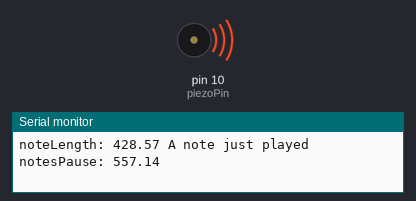
Bench run of a sketch on a simulated Arduino Uno, built with avr-gcc and run on an emulated ATmega328P. Parts: buzzer (waves = sounding), the last lines printed to the serial monitor.

Above: at 0.2 s.
At 8.8 s:
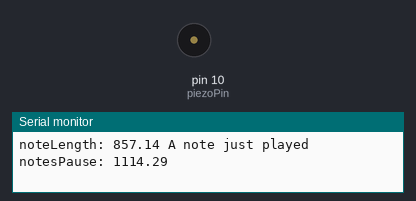
Timing chart, 0 to 11.6 s (numbered marks = the images above):
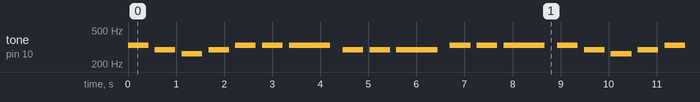

Measured:
- by itself, tone on pin 10 (piezoPin): plays 330 Hz for 0.43 s, 294 Hz for 0.43 s, 262 Hz for 0.43 s, 294 Hz for 0.43 s, 330 Hz for 0.43 s, 330 Hz for 0.43 s … (190 notes in this stretch)

The sketch:

Mary_Had_A_Little_Lamb.ino
```cpp
#include "pitches.h"
int piezoPin = 10, dly = 123, noteTot = 26;
float bpm = 140; //quarter notes
int notes[] = {
  NOTE_E4, NOTE_D4, NOTE_C4, NOTE_D4,
  NOTE_E4, NOTE_E4, NOTE_E4,
  NOTE_D4, NOTE_D4, NOTE_D4,
  NOTE_E4, NOTE_E4, NOTE_E4, //4
  NOTE_E4, NOTE_D4, NOTE_C4, NOTE_D4,
  NOTE_E4, NOTE_E4, NOTE_E4, NOTE_C4,
  NOTE_D4, NOTE_D4, NOTE_E4, NOTE_D4,
  NOTE_C4//8
};
float noteLengths[] = {
  1, 1, 1, 1,
  1, 1, 2,
  1, 1, 2,
  1, 1, 2, //4
  1, 1, 1, 1,
  1, 1, 1, 1,
  1, 1, 1, 1,
  4//8
};
void setup() {
  // put your setup code here, to run once:
  Serial.begin(9600);
}

void loop() {
  // put your main code here, to run repeatedly:
  for (int currentNote = 0; currentNote < noteTot; currentNote++) {
    float noteLength =  (noteLengths[currentNote] * (60.0 / bpm)) * 1000.0;
    Serial.print("noteLength: ");
    Serial.print(noteLength);
    tone(piezoPin, notes[currentNote], noteLength);
    Serial.print(" A note just played ");
    float notesPause = noteLength * 1.30;
    Serial.print("notesPause: ");
    Serial.println(notesPause);
    delay(notesPause);
    noTone(piezoPin);
  }
}
```

pitches.h
```cpp
/*************************************************
 * Public Constants
 *************************************************/

#define NOTE_B0  31
#define NOTE_C1  33
#define NOTE_CS1 35
#define NOTE_D1  37
#define NOTE_DS1 39
#define NOTE_E1  41
#define NOTE_F1  44
#define NOTE_FS1 46
#define NOTE_G1  49
#define NOTE_GS1 52
#define NOTE_A1  55
#define NOTE_AS1 58
#define NOTE_B1  62
#define NOTE_C2  65
#define NOTE_CS2 69
#define NOTE_D2  73
#define NOTE_DS2 78
#define NOTE_E2  82
#define NOTE_F2  87
#define NOTE_FS2 93
#define NOTE_G2  98
#define NOTE_GS2 104
#define NOTE_A2  110
#define NOTE_AS2 117
#define NOTE_B2  123
#define NOTE_C3  131
#define NOTE_CS3 139
#define NOTE_D3  147
#define NOTE_DS3 156
#define NOTE_E3  165
#define NOTE_F3  175
#define NOTE_FS3 185
#define NOTE_G3  196
#define NOTE_GS3 208
#define NOTE_A3  220
#define NOTE_AS3 233
#define NOTE_B3  247
#define NOTE_C4  262
#define NOTE_CS4 277
#define NOTE_D4  294
#define NOTE_DS4 311
#define NOTE_E4  330
#define NOTE_F4  349
#define NOTE_FS4 370
#define NOTE_G4  392
#define NOTE_GS4 415
#define NOTE_A4  440
#define NOTE_AS4 466
#define NOTE_B4  494
#define NOTE_C5  523
#define NOTE_CS5 554
#define NOTE_D5  587
#define NOTE_DS5 622
#define NOTE_E5  659
#define NOTE_F5  698
#define NOTE_FS5 740
#define NOTE_G5  784
#define NOTE_GS5 831
#define NOTE_A5  880
#define NOTE_AS5 932
#define NOTE_B5  988
#define NOTE_C6  1047
#define NOTE_CS6 1109
#define NOTE_D6  1175
#define NOTE_DS6 1245
#define NOTE_E6  1319
#define NOTE_F6  1397
#define NOTE_FS6 1480
#define NOTE_G6  1568
#define NOTE_GS6 1661
#define NOTE_A6  1760
#define NOTE_AS6 1865
#define NOTE_B6  1976
#define NOTE_C7  2093
#define NOTE_CS7 2217
#define NOTE_D7  2349
#define NOTE_DS7 2489
#define NOTE_E7  2637
#define NOTE_F7  2794
#define NOTE_FS7 2960
#define NOTE_G7  3136
#define NOTE_GS7 3322
#define NOTE_A7  3520
#define NOTE_AS7 3729
#define NOTE_B7  3951
#define NOTE_C8  4186
#define NOTE_CS8 4435
#define NOTE_D8  4699
#define NOTE_DS8 4978
```
